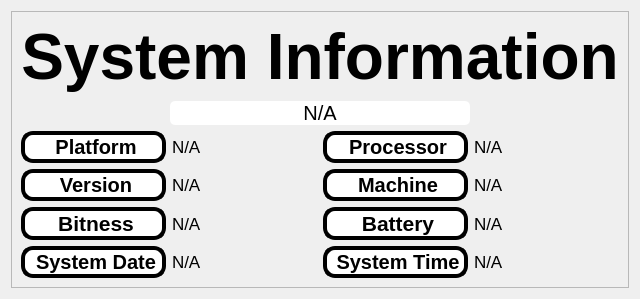
            <widget class="QWidget" name="systeminfo">
             <layout class="QVBoxLayout" name="verticalLayout_4">
              <item>
               <widget class="QFrame" name="system_info_frame">
                <property name="styleSheet">
                 <string notr="true">
border-width: 0px;

    
</string>
                </property>
                <property name="frameShape">
                 <enum>QFrame::StyledPanel</enum>
                </property>
                <property name="frameShadow">
                 <enum>QFrame::Raised</enum>
                </property>
                <layout class="QGridLayout" name="gridLayout_7">
                 <item row="4" column="2">
                  <widget class="QLabel" name="label_26">
                   <property name="styleSheet">
                    <string notr="true">background-color: rgb(255, 255, 255);
border-style: outset;
border-width: 4px;
border-radius: 12px;
border-color: rgb(0,0,0);
font: bold 20px;
    
    
</string>
                   </property>
                   <property name="text">
                    <string>&lt;html&gt;&lt;head/&gt;&lt;body&gt;&lt;p align=&quot;center&quot;&gt;&lt;span style=&quot; font-size:16pt; font-weight:600;&quot;&gt;Battery&lt;/span&gt;&lt;/p&gt;&lt;/body&gt;&lt;/html&gt;</string>
                   </property>
                  </widget>
                 </item>
                 <item row="4" column="1">
                  <widget class="QLabel" name="bitness">
                   <property name="font">
                    <font>
                     <pointsize>13</pointsize>
                    </font>
                   </property>
                   <property name="text">
                    <string>N/A</string>
                   </property>
                  </widget>
                 </item>
                 <item row="5" column="0">
                  <widget class="QLabel" name="label_35">
                   <property name="font">
                    <font>
                     <pointsize>-1</pointsize>
                     <weight>75</weight>
                     <italic>false</italic>
                     <bold>true</bold>
                    </font>
                   </property>
                   <property name="styleSheet">
                    <string notr="true">background-color: rgb(255, 255, 255);
border-style: outset;
border-width: 4px;
border-radius: 12px;
border-color: rgb(0,0,0);
font: bold 20px;
    
    
</string>
                   </property>
                   <property name="text">
                    <string>&lt;html&gt;&lt;head/&gt;&lt;body&gt;&lt;p align=&quot;center&quot;&gt;System Date&lt;/p&gt;&lt;/body&gt;&lt;/html&gt;</string>
                   </property>
                  </widget>
                 </item>
                 <item row="3" column="2">
                  <widget class="QLabel" name="label_41">
                   <property name="font">
                    <font>
                     <pointsize>-1</pointsize>
                     <weight>75</weight>
                     <italic>false</italic>
                     <bold>true</bold>
                    </font>
                   </property>
                   <property name="styleSheet">
                    <string notr="true">background-color: rgb(255, 255, 255);
border-style: outset;
border-width: 4px;
border-radius: 12px;
border-color: rgb(0,0,0);
font: bold 20px;
    
    
</string>
                   </property>
                   <property name="text">
                    <string>&lt;html&gt;&lt;head/&gt;&lt;body&gt;&lt;p align=&quot;center&quot;&gt;Machine&lt;/p&gt;&lt;/body&gt;&lt;/html&gt;</string>
                   </property>
                  </widget>
                 </item>
                 <item row="0" column="0" colspan="4" alignment="Qt::AlignBottom">
                  <widget class="QLabel" name="label_30">
                   <property name="sizePolicy">
                    <sizepolicy hsizetype="MinimumExpanding" vsizetype="Preferred">
                     <horstretch>0</horstretch>
                     <verstretch>0</verstretch>
                    </sizepolicy>
                   </property>
                   <property name="font">
                    <font>
                     <pointsize>43</pointsize>
                    </font>
                   </property>
                   <property name="styleSheet">
                    <string notr="true">
border-style: outset;
border-width: 0px;
border-radius: 12px;
border-color: rgb(0,0,0);
    


color:#000000;
</string>
                   </property>
                   <property name="text">
                    <string>&lt;html&gt;&lt;head/&gt;&lt;body&gt;&lt;p align=&quot;center&quot;&gt;&lt;span style=&quot; font-size:48pt; font-weight:600;&quot;&gt;System Information&lt;/span&gt;&lt;/p&gt;&lt;/body&gt;&lt;/html&gt;</string>
                   </property>
                  </widget>
                 </item>
                 <item row="3" column="3">
                  <widget class="QLabel" name="machine11">
                   <property name="font">
                    <font>
                     <pointsize>13</pointsize>
                    </font>
                   </property>
                   <property name="text">
                    <string>N/A</string>
                   </property>
                  </widget>
                 </item>
                 <item row="5" column="1">
                  <widget class="QLabel" name="sysdate">
                   <property name="font">
                    <font>
                     <pointsize>13</pointsize>
                    </font>
                   </property>
                   <property name="text">
                    <string>N/A</string>
                   </property>
                  </widget>
                 </item>
                 <item row="4" column="0">
                  <widget class="QLabel" name="label_15">
                   <property name="styleSheet">
                    <string notr="true">background-color: rgb(255, 255, 255);
border-style: outset;
border-width: 4px;
border-radius: 12px;
border-color: rgb(0,0,0);
font: bold 20px;
    
    
</string>
                   </property>
                   <property name="text">
                    <string>&lt;html&gt;&lt;head/&gt;&lt;body&gt;&lt;p align=&quot;center&quot;&gt;&lt;span style=&quot; font-size:16pt; font-weight:600;&quot;&gt;Bitness&lt;/span&gt;&lt;/p&gt;&lt;/body&gt;&lt;/html&gt;</string>
                   </property>
                  </widget>
                 </item>
                 <item row="2" column="0">
                  <widget class="QLabel" name="label_33">
                   <property name="font">
                    <font>
                     <pointsize>-1</pointsize>
                     <weight>75</weight>
                     <italic>false</italic>
                     <bold>true</bold>
                    </font>
                   </property>
                   <property name="styleSheet">
                    <string notr="true">background-color: rgb(255, 255, 255);
border-style: outset;
border-width: 4px;
border-radius: 12px;
border-color: rgb(0,0,0);
font: bold 20px;
    
    
</string>
                   </property>
                   <property name="text">
                    <string>&lt;html&gt;&lt;head/&gt;&lt;body&gt;&lt;p align=&quot;center&quot;&gt;Platform&lt;/p&gt;&lt;/body&gt;&lt;/html&gt;</string>
                   </property>
                  </widget>
                 </item>
                 <item row="5" column="3">
                  <widget class="QLabel" name="systime">
                   <property name="font">
                    <font>
                     <pointsize>13</pointsize>
                    </font>
                   </property>
                   <property name="text">
                    <string>N/A</string>
                   </property>
                  </widget>
                 </item>
                 <item row="3" column="0">
                  <widget class="QLabel" name="label_34">
                   <property name="font">
                    <font>
                     <pointsize>-1</pointsize>
                     <weight>75</weight>
                     <italic>false</italic>
                     <bold>true</bold>
                    </font>
                   </property>
                   <property name="styleSheet">
                    <string notr="true">background-color: rgb(255, 255, 255);
border-style: outset;
border-width: 4px;
border-radius: 12px;
border-color: rgb(0,0,0);
font: bold 20px;
    
    
</string>
                   </property>
                   <property name="text">
                    <string>&lt;html&gt;&lt;head/&gt;&lt;body&gt;&lt;p align=&quot;center&quot;&gt;Version&lt;/p&gt;&lt;/body&gt;&lt;/html&gt;</string>
                   </property>
                  </widget>
                 </item>
                 <item row="5" column="2">
                  <widget class="QLabel" name="label_42">
                   <property name="font">
                    <font>
                     <pointsize>-1</pointsize>
                     <weight>75</weight>
                     <italic>false</italic>
                     <bold>true</bold>
                    </font>
                   </property>
                   <property name="styleSheet">
                    <string notr="true">background-color: rgb(255, 255, 255);
border-style: outset;
border-width: 4px;
border-radius: 12px;
border-color: rgb(0,0,0);
font: bold 20px;
    
    
</string>
                   </property>
                   <property name="text">
                    <string>&lt;html&gt;&lt;head/&gt;&lt;body&gt;&lt;p align=&quot;center&quot;&gt;System Time&lt;/p&gt;&lt;/body&gt;&lt;/html&gt;</string>
                   </property>
                  </widget>
                 </item>
                 <item row="2" column="1">
                  <widget class="QLabel" name="Platform">
                   <property name="font">
                    <font>
                     <pointsize>13</pointsize>
                    </font>
                   </property>
                   <property name="text">
                    <string>N/A</string>
                   </property>
                  </widget>
                 </item>
                 <item row="4" column="3">
                  <widget class="QLabel" name="battery_2">
                   <property name="font">
                    <font>
                     <pointsize>13</pointsize>
                    </font>
                   </property>
                   <property name="text">
                    <string>N/A</string>
                   </property>
                  </widget>
                 </item>
                 <item row="3" column="1">
                  <widget class="QLabel" name="version">
                   <property name="font">
                    <font>
                     <pointsize>13</pointsize>
                    </font>
                   </property>
                   <property name="text">
                    <string>N/A</string>
                   </property>
                  </widget>
                 </item>
                 <item row="2" column="2">
                  <widget class="QLabel" name="label_37">
                   <property name="font">
                    <font>
                     <pointsize>-1</pointsize>
                     <weight>75</weight>
                     <italic>false</italic>
                     <bold>true</bold>
                    </font>
                   </property>
                   <property name="styleSheet">
                    <string notr="true">background-color: rgb(255, 255, 255);
border-style: outset;
border-width: 4px;
border-radius: 12px;
border-color: rgb(0,0,0);
font: bold 20px;
    
    
</string>
                   </property>
                   <property name="text">
                    <string>&lt;html&gt;&lt;head/&gt;&lt;body&gt;&lt;p align=&quot;center&quot;&gt;Processor&lt;/p&gt;&lt;/body&gt;&lt;/html&gt;</string>
                   </property>
                  </widget>
                 </item>
                 <item row="2" column="3">
                  <widget class="QLabel" name="Processor">
                   <property name="font">
                    <font>
                     <pointsize>13</pointsize>
                    </font>
                   </property>
                   <property name="text">
                    <string>N/A</string>
                   </property>
                   <property name="wordWrap">
                    <bool>true</bool>
                   </property>
                  </widget>
                 </item>
                 <item row="1" column="0" colspan="4" alignment="Qt::AlignHCenter|Qt::AlignTop">
                  <widget class="QLabel" name="system">
                   <property name="minimumSize">
                    <size>
                     <width>300</width>
                     <height>0</height>
                    </size>
                   </property>
                   <property name="font">
                    <font>
                     <pointsize>15</pointsize>
                    </font>
                   </property>
                   <property name="styleSheet">
                    <string notr="true">background-color: rgb(255, 255, 255);
border-style: outset;
border-width:0;
border-radius:5;
border-color: rgb(0,0,0);
    
</string>
                   </property>
                   <property name="text">
                    <string>&lt;html&gt;&lt;head/&gt;&lt;body&gt;&lt;p align=&quot;center&quot;&gt;N/A&lt;/p&gt;&lt;/body&gt;&lt;/html&gt;</string>
                   </property>
                  </widget>
                 </item>
                </layout>
               </widget>
              </item>
             </layout>
            </widget>
